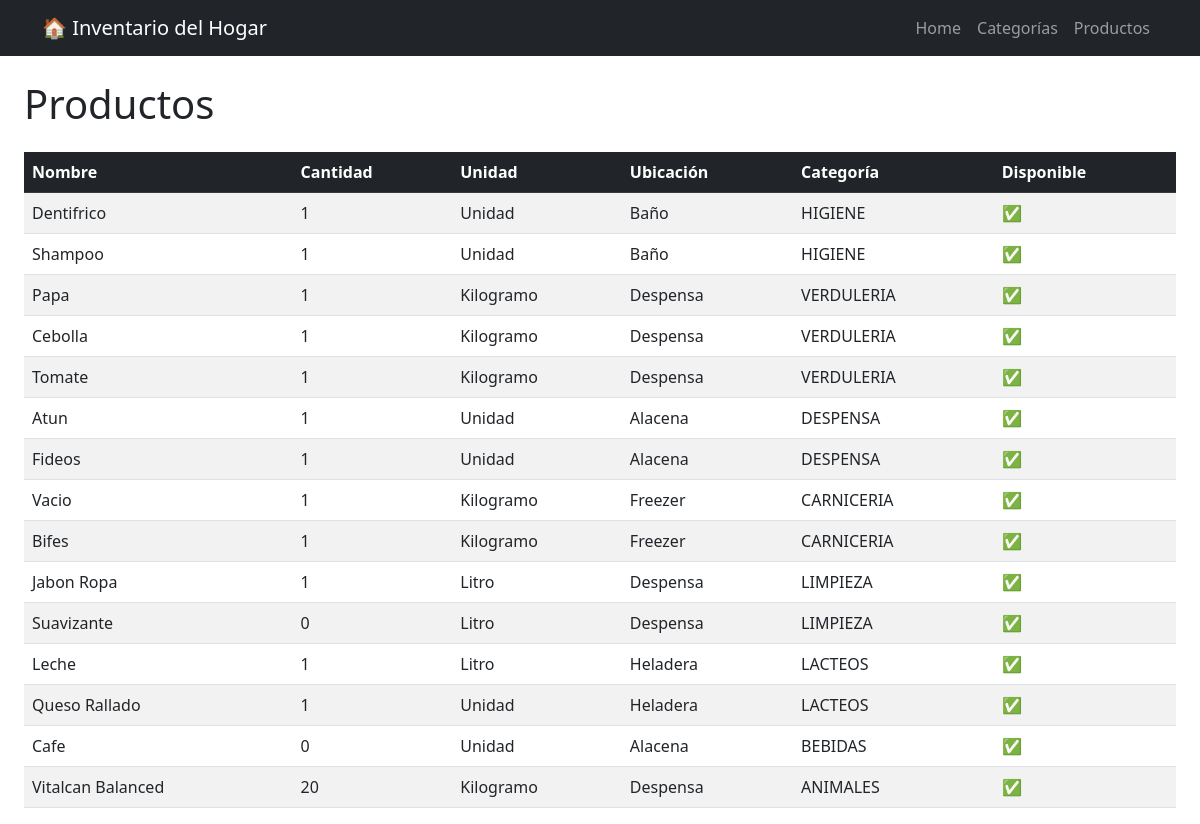
The app's page /productos/, older data.
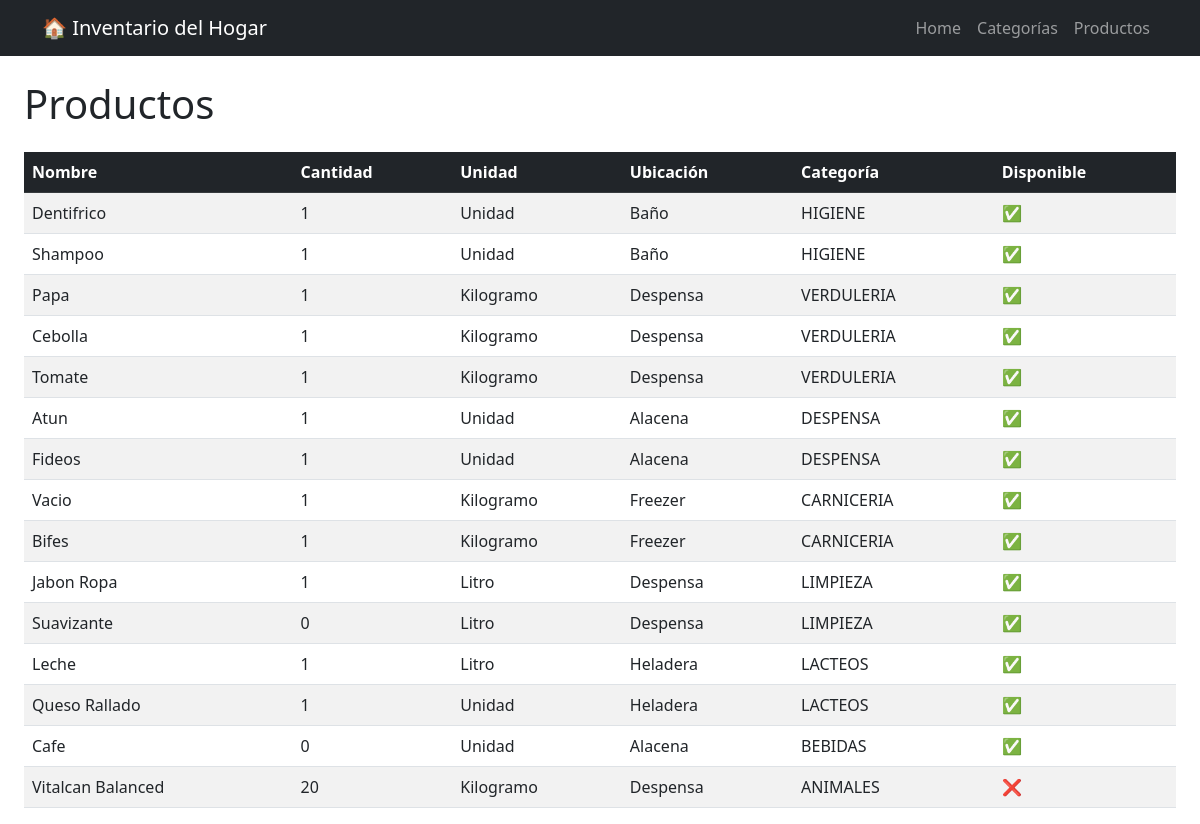
The same page, newer data.
### productos/models.py (models this page shows, shortened)
class Producto(models.Model):
    class UnidadMedida(models.TextChoices):
        KG = 'KG', 'Kilogramo'
        GR = 'GR', 'Gramo'
        LT = 'LT', 'Litro'
        ML = 'ML', 'Mililitro'
        UNIDAD = 'UNIDAD', 'Unidad'
    class Ubicacion(models.TextChoices):
        ALACENA = 'ALACENA', 'Alacena'
        HELADERA = 'HELADERA', 'Heladera'
        FREEZER = 'FREEZER', 'Freezer'
        DESPENSA = 'DESPENSA', 'Despensa'
        BAÑO="BAÑO" ,"Baño"
    nombre = models.CharField(max_length=100)
    descripcion = models.TextField(null=True, blank=True)
    cantidad = models.IntegerField()
    unidad_medida = models.CharField(max_length=10, choices=UnidadMedida.choices)
    stock_minimo = models.IntegerField()
    fecha_vencimiento = models.DateField(null=True, blank=True)
    categoria = models.ForeignKey(Categoria, on_delete=models.CASCADE)
    ubicacion = models.CharField(max_length=10, choices=Ubicacion.choices)
    disponible = models.BooleanField(default=True)

### categorias/models.py (models this page shows)
class Categoria(models.Model):
    nombre= models.CharField(max_length=20)
    descripcion= models.TextField(null=True , blank=True )
    def __str__(self):
        return f"{self.nombre.upper()}"

### productos/views.py (the view)
# urls.py: path('', views.lista_productos, name='lista'),
def lista_productos(request):
    productos = Producto.objects.all()
    return render(request, 'productos/lista_productos.html', {'productos': productos})

### productos/templates/productos/lista_productos.html
{% extends 'core/base.html' %}
{% block content %}
    <h1 class="mb-4">Productos</h1>
    <table class="table table-striped table-hover">
        <thead class="table-dark">
            <tr>
                <th>Nombre</th>
                <th>Cantidad</th>
                <th>Unidad</th>
                <th>Ubicación</th>
                <th>Categoría</th>
                <th>Disponible</th>
            </tr>
        </thead>
        <tbody>
            {% for producto in productos %}
            <tr>
                <td>{{ producto.nombre }}</td>
                <td>{{ producto.cantidad }}</td>
                <td>{{ producto.get_unidad_medida_display }}</td>
                <td>{{ producto.get_ubicacion_display }}</td>
                <td>{{ producto.categoria }}</td>
                <td>{% if producto.disponible %}✅{% else %}❌{% endif %}</td>
            </tr>
            {% endfor %}
        </tbody>
    </table>
{% endblock %}

### core/templates/core/base.html (shortened to what this page needs)
<!DOCTYPE html>
<html lang="es">
<head>
    <link href="https://cdn.jsdelivr.net/npm/bootstrap@5.3.0/dist/css/bootstrap.min.css" rel="stylesheet">
</head>
<body>
    <nav class="navbar navbar-expand-lg navbar-dark bg-dark">
        <div class="container">
            <a class="navbar-brand" href="{% url 'core:home' %}">🏠 Inventario del Hogar</a>
            <div class="navbar-nav">
                <a class="nav-link" href="{% url 'core:home' %}">Home</a>
                <a class="nav-link" href="{% url 'categorias:lista' %}">Categorías</a>
                <a class="nav-link" href="{% url 'productos:lista' %}">Productos</a>
            </div>
        </div>
    </nav>
    <div class="container-fluid mt-4 px-4">
    {% block content %}
    {% endblock %}
    </div>
</body>
</html>

Row changes from the older to the newer data that the page shows:
changed Producto "Vitalcan Balanced": disponible "✅" → "❌"
